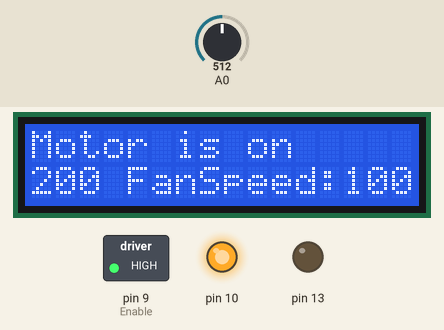
Simulated run of this sketch. Board: Arduino Uno, built with avr-gcc and run on an emulated ATmega328P. On the bench: 16×2 character LCD, switched loads named in the sketch (green lamp = pin HIGH), output pins drawn as LEDs (lit = HIGH). The test bench sets the inputs (shaded band); at power-on: A0 = 512.

Above: at 1.2 s.
1.3 s: A0 set to 316
At 2.8 s:
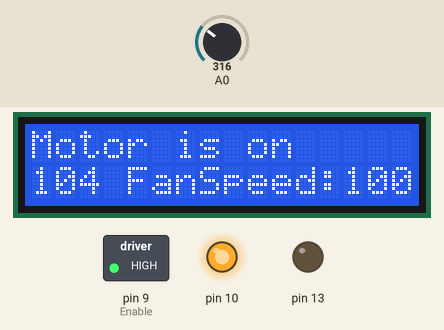
3.5 s: A0 set to 294
At 4.7 s:
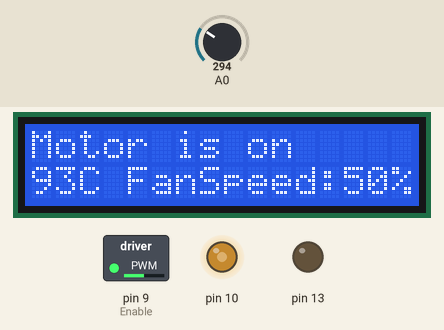
5.5 s: A0 set to 223
At 6.6 s:
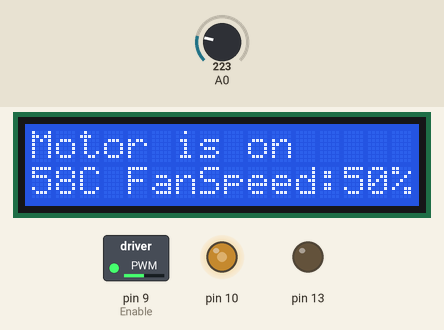
7.6 s: A0 set to 189
At 8.5 s:
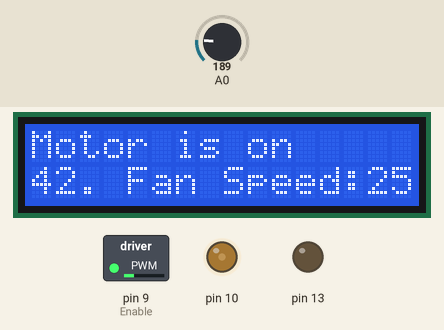
9.6 s: A0 set to 162
At 10.4 s:
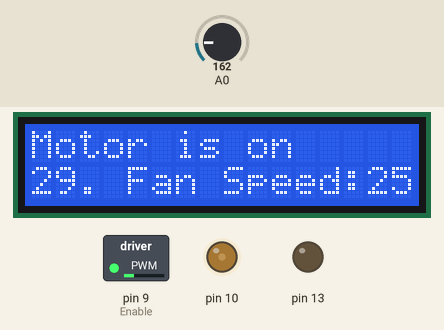
11.6 s: A0 set to 147
At 13.6 s:
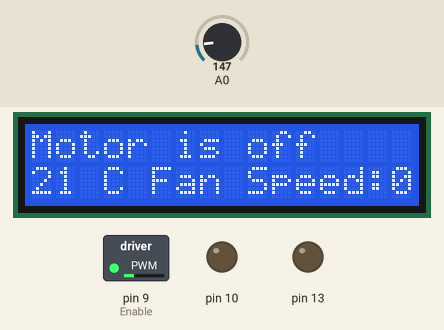
Timing chart, 0 to 14.6 s (numbered marks = the images above; inputs shaded):
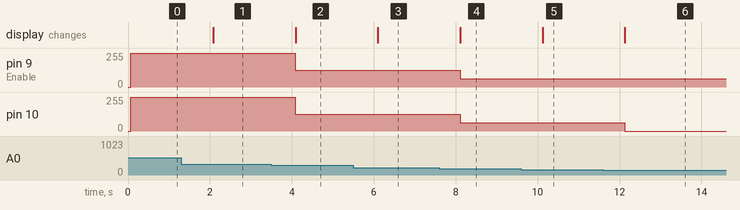

The sketch:

projectCode.ino
```cpp
#include <LiquidCrystal.h>
LiquidCrystal lcd(12, 11, 5, 4, 3, 2);

int Enable = 9;

void setup()
{
  lcd.begin(16, 2);
  pinMode(A0, INPUT);
  pinMode(13, OUTPUT);
  pinMode(10, OUTPUT);

}

void loop()
{
  int tempIn = analogRead(A0);
  float voltage = tempIn*(5.0/ 1024.0);
  float temp  = (voltage -0.5)*100;
  Serial.print(tempIn);
  Serial.println(" C");

  if (temp <= 25)
  {
    lcd.setCursor(0, 0);
    analogWrite(10, LOW);
    analogWrite(13, LOW);
    lcd.print("Motor is off");
    lcd.setCursor(0, 1);
    lcd.print(temp);
    lcd.setCursor(2, 1);
    lcd.print(" C");
    lcd.setCursor(4, 1);
    //lcd.print(" ");
    lcd.print(" Fan Speed:0%");
  }
  else if (50 >= temp && temp > 25)
  {
    analogWrite(13, LOW);
    analogWrite(Enable, 63);
    analogWrite(10, 63);
    lcd.setCursor(0, 0);
    lcd.print("Motor is on ");
    lcd.setCursor(0, 1);
    lcd.print(temp);
    lcd.setCursor(4, 1);
    lcd.print("C");
    lcd.setCursor(3,1);
    lcd.print(" Fan Speed:25%");
  }
  else if (100 >temp && temp >50){
    analogWrite(13, LOW);
    analogWrite(Enable, 127);
    analogWrite(10, 127);
    lcd.setCursor(0, 0);
    lcd.print("Motor is on ");
    lcd.setCursor(0, 1);
    lcd.print(temp);
    lcd.setCursor(2, 1);
    lcd.print("C");
    lcd.setCursor(3,1);
    lcd.print(" FanSpeed:50%");

  }
  else {
    analogWrite(13, LOW);
    analogWrite(Enable, 255);
    analogWrite(10, 255);
    lcd.setCursor(0, 0);
    lcd.print("Motor is on ");
    lcd.setCursor(0, 1);
    lcd.print(temp);
    lcd.setCursor(3, 1);
    lcd.print("C");
    lcd.setCursor(3,1);
    lcd.print(" FanSpeed:100%");

  }
  delay(1000);
}
```

Measured:
- the behaviour switches between 308 and 307 on A0 (found by bisection; images 1 and 2)
- the behaviour switches between 205 and 204 on A0 (found by bisection; images 3 and 4)
- the behaviour switches between 154 and 153 on A0 (found by bisection; images 5 and 6)
- after the input at 1.3 s, the display: changes after 0.78 s (image 1)
- after the input at 3.5 s, pin 9 (Enable), pin 10: 255/255 → 127/255 after 0.59 s; the display: changes after 0.59 s (image 2)
- after the input at 5.5 s, the display: changes after 0.60 s (image 3)
- after the input at 7.6 s, pin 9 (Enable), pin 10: 127/255 → 63/255 after 0.51 s; the display: changes after 0.51 s (image 4)
- after the input at 9.6 s, the display: changes after 0.52 s (image 5)
- after the input at 11.6 s, pin 10: 63/255 → 0/255 after 0.53 s; the display: changes after 0.53 s (image 6)
